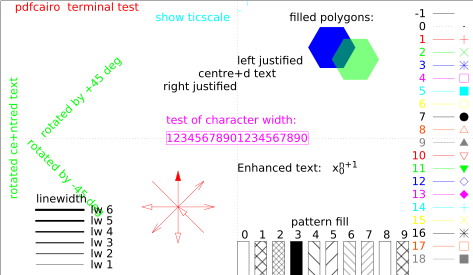

Reproduce this figure in gnuplot.
set terminal pdf enhanced size 12cm,7cm
set output 'GNUwykres-gnuplottex-fig1.pdf'
test
